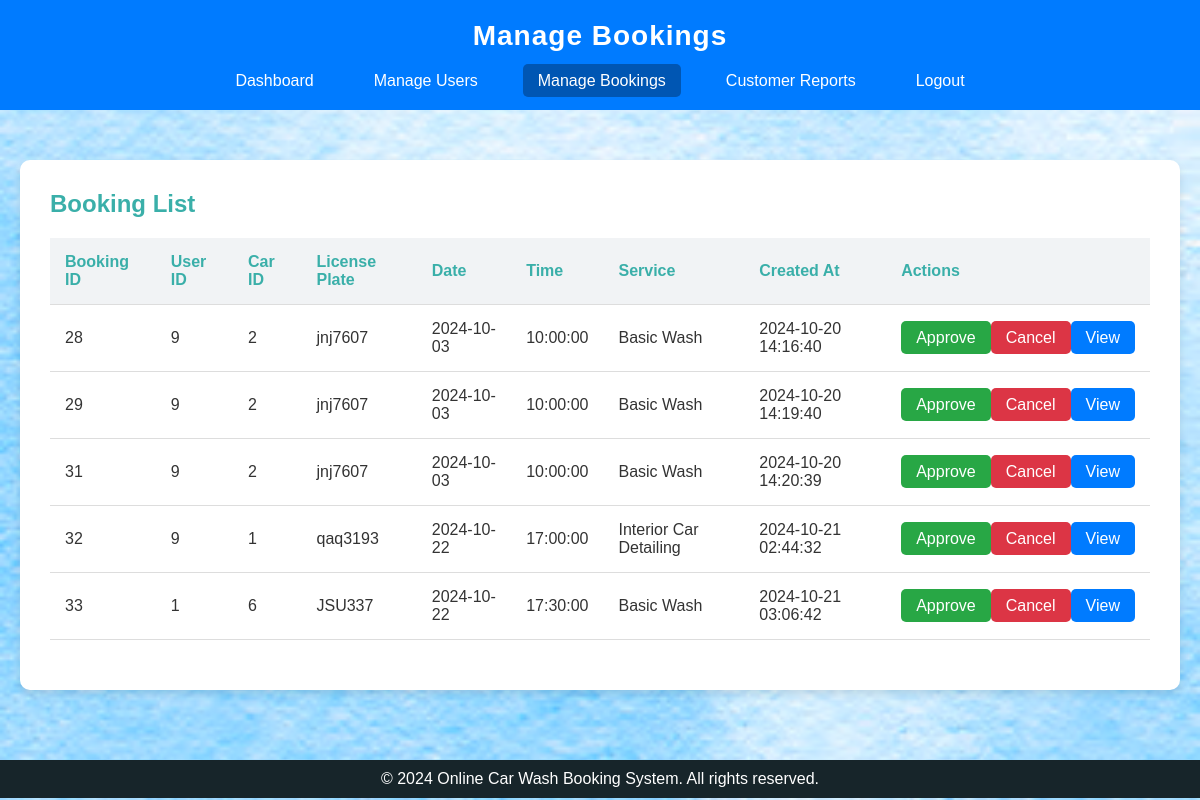
Screenshot of /manage_bookings.php with the database file from the repository.
### tables this page shows
CREATE TABLE `bookings` (
  `booking_id` int(11) NOT NULL,
  `user_id` int(11) NOT NULL,
  `car_id` int(11) NOT NULL,
  `date` date NOT NULL,
  `time` time NOT NULL,
  `service_id` int(11) NOT NULL,
  `created_at` timestamp NOT NULL DEFAULT current_timestamp(),
  `status` varchar(50) DEFAULT 'Pending',
  `customer_request` text NOT NULL
);

CREATE TABLE `cars` (
  `car_id` int(11) NOT NULL,
  `user_id` int(11) NOT NULL,
  `make` varchar(50) NOT NULL,
  `model` varchar(50) NOT NULL,
  `year` int(11) NOT NULL,
  `color` varchar(30) DEFAULT NULL,
  `license_plate` varchar(10) DEFAULT NULL,
  `car_photo` blob DEFAULT NULL,
  `created_at` timestamp NOT NULL DEFAULT current_timestamp()
);

CREATE TABLE `service_packages` (
  `service_id` int(11) NOT NULL,
  `name` varchar(255) NOT NULL,
  `description` text DEFAULT NULL,
  `price` decimal(10,2) NOT NULL
);

### manage_bookings.php (the view, shortened to what this page needs)
<?php
$conn = new mysqli('localhost', 'root', '', 'carwash');
$sql = "SELECT b.booking_id, b.user_id, b.car_id, b.date, b.time, s.name AS service_name, b.created_at, c.license_plate
        FROM bookings b
        LEFT JOIN service_packages s ON b.service_id = s.service_id
        LEFT JOIN cars c ON b.car_id = c.car_id";
$result = $conn->query($sql);
?>
<!DOCTYPE html>
<html lang="en">
<head>
</head>
<body>
    <header>
        <h1>Manage Bookings</h1>
        <nav>
            <ul>
                <li><a href="../ITP/dashboard.php">Dashboard</a></li>
                <li><a href="../ITP/manage_user.php">Manage Users</a></li>
                <li><a href="../ITP/manage_bookings.php" class="active">Manage Bookings</a></li>
                <li><a href="../ITP/view_reports.php">Customer Reports</a></li>
                <li><a href="../ITP/logout.php">Logout</a></li>
            </ul>
        </nav>
    </header>
    <main>
        <section>
            <h2>Booking List</h2>
            <table>
                <thead>
                    <tr>
                        <th>Booking ID</th>
                        <th>User ID</th>
                        <th>Car ID</th>
                        <th>License Plate</th>
                        <th>Date</th>
                        <th>Time</th>
                        <th>Service</th>
                        <th>Created At</th>
                        <th>Actions</th>
                    </tr>
                </thead>
                <tbody>
                    <?php
                    if ($result && $result->num_rows > 0) {
                        while ($row = $result->fetch_assoc()) {
                            echo "<tr>";
                            echo "<td>" . htmlspecialchars($row['booking_id']) . "</td>";
                            echo "<td>" . htmlspecialchars($row['user_id']) . "</td>";
                            echo "<td>" . htmlspecialchars($row['car_id']) . "</td>";
                            echo "<td>" . htmlspecialchars($row['license_plate']) . "</td>";
                            echo "<td>" . htmlspecialchars($row['date']) . "</td>";
                            echo "<td>" . htmlspecialchars($row['time']) . "</td>";
                            echo "<td>" . htmlspecialchars($row['service_name']) . "</td>";
                            echo "<td>" . htmlspecialchars($row['created_at']) . "</td>";
                            echo "<td class='actions'>";
                            echo "<a href='approve_booking.php?id=" . urlencode($row['booking_id']) . "' class='action-btn action-approve'>Approve</a>";
                            echo "<a href='cancel_booking.php?id=" . urlencode($row['booking_id']) . "' class='action-btn action-cancel'>Cancel</a>";
                            echo "<a href='view_booking.php?id=" . urlencode($row['booking_id']) . "' class='action-btn action-view'>View</a>";
                            echo "</td>";
                            echo "</tr>";
                        }
                    } else {
                        echo "<tr><td colspan='9'>No bookings found</td></tr>";
                    }
                    ?>
                </tbody>
            </table>
        </section>
    </main>
    <footer>
        <p>&copy; 2024 Online Car Wash Booking System. All rights reserved.</p>
    </footer>
</body>
</html>

### manage_bookings.php (style rules this page uses)
* { margin: 0; padding: 0; box-sizing: border-box; }
body { font-family: Arial, sans-serif; background: url('images/wallpaper.png') no-repeat center center fixed; background-size: cover; margin: 0; padding: 0; color: #333; }
header { background-color: #007bff; color: white; padding: 20px 0; text-align: center; }
header h1 { font-size: 28px; letter-spacing: 1px; }
nav ul { list-style: none; padding: 0; margin: 20px 0 0 0; display: flex; justify-content: center; }
nav ul li { margin: 0 15px; }
nav ul li a { text-decoration: none; color: white; padding: 8px 15px; border-radius: 5px; transition: background-color 0.3s ease; }
nav ul li a.active, nav ul li a:hover { background-color: #0056b3; }
main { max-width: 1200px; margin: 30px auto; padding: 20px; }
section { background-color: white; border-radius: 10px; box-shadow: 0 4px 8px rgba(0, 0, 0, 0.1); margin-bottom: 20px; padding: 30px; }
section h2 { font-size: 24px; margin-bottom: 20px; color: #3aafa9; }
table { width: 100%; border-collapse: collapse; margin-bottom: 20px; }
table th, table td { padding: 15px; text-align: left; border-bottom: 1px solid #ddd; }
table th { background-color: #f1f3f5; color: #3aafa9; }
table td.actions { text-align: center; }
.action-btn { padding: 8px 15px; color: white; border: none; border-radius: 5px; cursor: pointer; text-decoration: none; transition: background-color 0.3s; }
.action-approve { background-color: #28a745; }
.action-cancel { background-color: #dc3545; }
.action-view { background-color: #007bff; }
footer { background-color: #17252a; color: white; text-align: center; padding: 10px; position: relative; bottom: 0; width: 100%; margin-top: 30px; }
footer p { margin: 0; }

### rows the page displays
bookings: booking_id "28", user "9", car "2", car.license_plate "jnj7607", date "2024-10-03", time "10:00:00", service.name "Basic Wash", created_at "2024-10-20 14:16:40"
bookings: booking_id "29", user "9", car "2", car.license_plate "jnj7607", date "2024-10-03", time "10:00:00", service.name "Basic Wash", created_at "2024-10-20 14:19:40"
bookings: booking_id "31", user "9", car "2", car.license_plate "jnj7607", date "2024-10-03", time "10:00:00", service.name "Basic Wash", created_at "2024-10-20 14:20:39"
bookings: booking_id "32", user "9", car "1", car.license_plate "qaq3193", date "2024-10-22", time "17:00:00", service.name "Interior Car Detailing", created_at "2024-10-21 02:44:32"
bookings: booking_id "33", user "1", car "6", car.license_plate "JSU337", date "2024-10-22", time "17:30:00", service.name "Basic Wash", created_at "2024-10-21 03:06:42"
